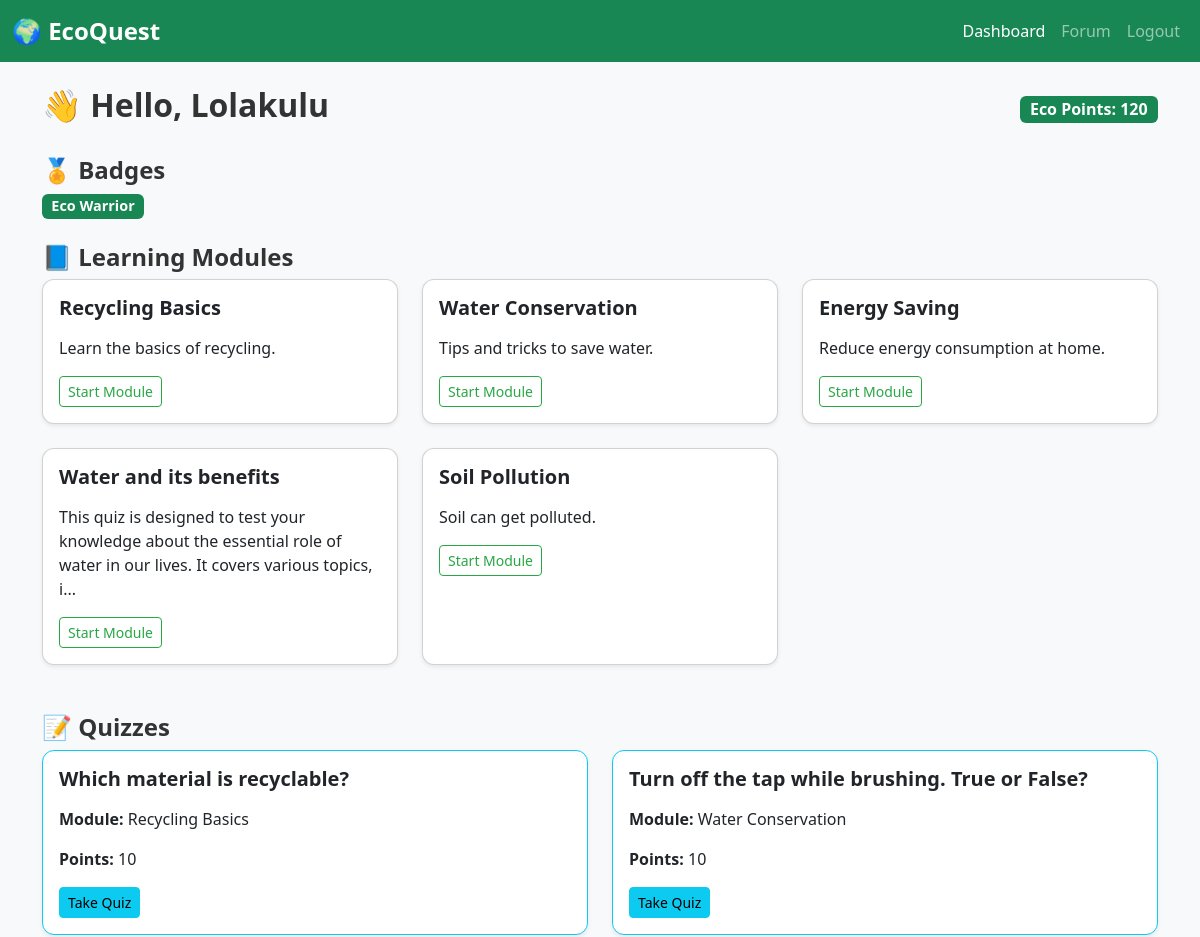
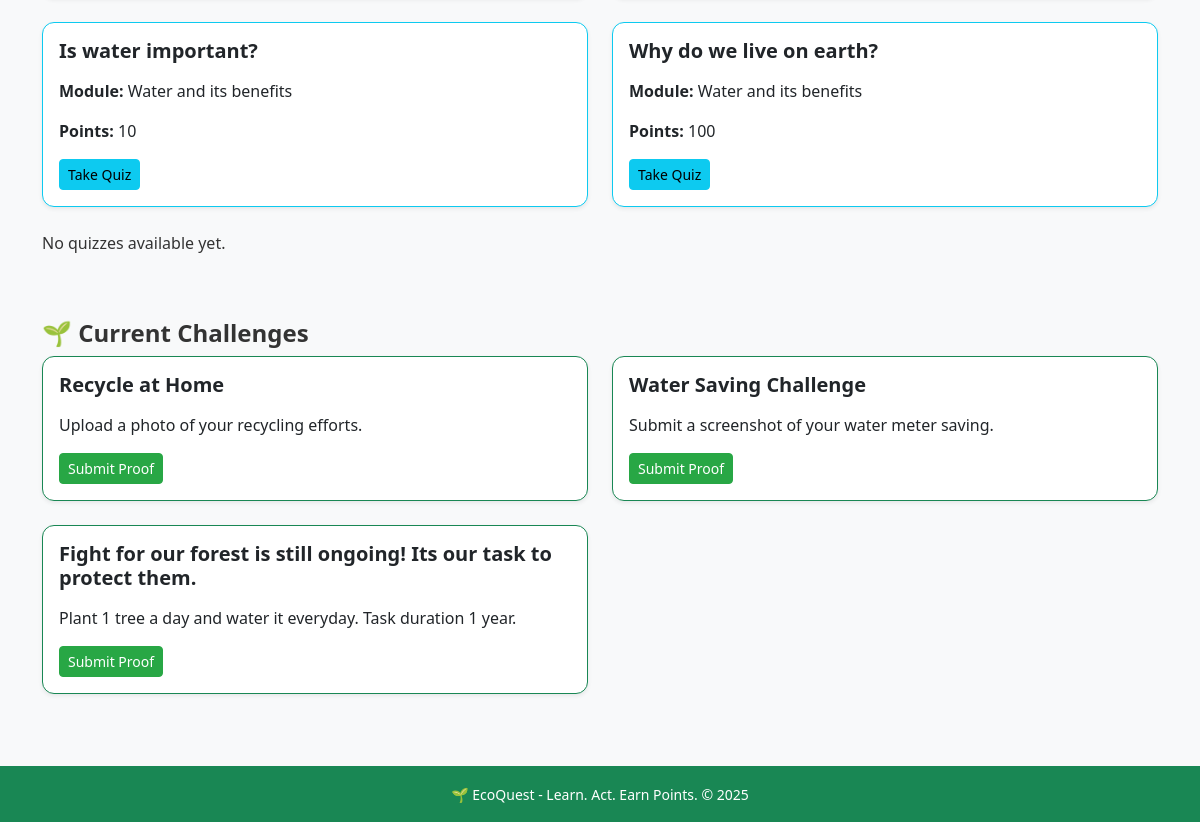
/dashboard (signed in), run on the app's committed database (2 pictures, top to bottom).
### models.py (models this page shows, shortened)
class User(db.Model, UserMixin):
    __tablename__ = "user"
    id = db.Column(db.Integer, primary_key=True)
    name = db.Column(db.String(120), nullable=False)
    email = db.Column(db.String(120), unique=True, nullable=False)
    password = db.Column(db.String(200), nullable=False)
    role = db.Column(db.String(20), default="student")
    eco_points = db.Column(db.Integer, default=0)
    submissions = db.relationship("Submission", backref="user", lazy=True)
    forum_posts = db.relationship("ForumPost", backref="author", lazy=True)

class Module(db.Model):
    __tablename__ = "module"
    id = db.Column(db.Integer, primary_key=True)
    title = db.Column(db.String(200), nullable=False)
    description = db.Column(db.Text)
    content = db.Column(db.Text)
    quizzes = db.relationship("Quiz", backref="module", lazy=True)

class Quiz(db.Model):
    __tablename__ = "quiz"
    id = db.Column(db.Integer, primary_key=True)
    module_id = db.Column(db.Integer, db.ForeignKey("module.id"), nullable=False)
    question = db.Column(db.Text, nullable=False)
    options = db.Column(db.Text)  # store as JSON string
    correct_answer = db.Column(db.String(200))
    points = db.Column(db.Integer, default=10)

class Challenge(db.Model):
    __tablename__ = "challenge"
    id = db.Column(db.Integer, primary_key=True)
    title = db.Column(db.String(200), nullable=False)
    description = db.Column(db.Text)
    points = db.Column(db.Integer, default=20)
    submissions = db.relationship("Submission", backref="challenge", lazy=True)

### app.py (the view, shortened to what this page needs)
@app.route("/dashboard")
@login_required
def dashboard():
    modules = Module.query.all()
    challenges = Challenge.query.all()
    leaderboard = User.query.filter_by(role="student").order_by(
        User.eco_points.desc()
    ).limit(5).all()
    return render_template(
        "dashboard_student.html",
        modules=modules,
        challenges=challenges,
        leaderboard=leaderboard,
    )

### app.py (called while the page is built)
@login_manager.user_loader
def load_user(user_id):
    return User.query.get(int(user_id))

@app.context_processor
def inject_now():
    return {"now": datetime.now}

### templates/dashboard_student.html (shortened to what this page needs)
{% extends "base.html" %}
{% block content %}
<div class="d-flex justify-content-between align-items-center mb-4">
    <h2>👋 Hello, {{ current_user.name }}</h2>
    <div>
        <span class="badge bg-success fs-6">Eco Points: {{ current_user.eco_points }}</span>
    </div>
</div>
<h4>🏅 Badges</h4>
<div class="mb-4">
    {% set badges = [] %}
    {% if current_user.eco_points >= 100 %} {% set _ = badges.append("Eco Warrior") %} {% endif %}
    {% if current_user.eco_points >= 200 %} {% set _ = badges.append("Green Hero") %} {% endif %}
    {% if current_user.eco_points >= 500 %} {% set _ = badges.append("Planet Protector") %} {% endif %}
    {% if badges %}
        {% for badge in badges %}
            <span class="badge bg-success me-2">{{ badge }}</span>
        {% endfor %}
    {% else %}
        <small>No badges earned yet. Start completing quizzes and challenges!</small>
    {% endif %}
</div>
<h4>📘 Learning Modules</h4>
<div class="row row-cols-1 row-cols-md-3 g-4 mb-5">
    {% for module in modules %}
    <div class="col">
        <div class="card h-100 shadow-sm">
            <div class="card-body">
                <h5 class="card-title">{{ module.title }}</h5>
                <p class="card-text">
                    {{ module.description[:120] }}{% if module.description|length > 120 %}...{% endif %}
                </p>
                <a href="{{ url_for('module_detail', module_id=module.id) }}" class="btn btn-outline-success btn-sm">
                    Start Module
                </a>
            </div>
        </div>
    </div>
    {% else %}
    <p>No modules available yet.</p>
    {% endfor %}
</div>
<h4>📝 Quizzes</h4>
<div class="row row-cols-1 row-cols-md-2 g-4 mb-5">
    {% set has_quizzes = false %}
    {% for module in modules %}
        {% for quiz in module.quizzes %}
            {% set has_quizzes = true %}
            <div class="col">
                <div class="card border-info h-100 shadow-sm">
                    <div class="card-body">
                        <h5 class="card-title">{{ quiz.question[:50] }}{% if quiz.question|length > 50 %}...{% endif %}</h5>
                        <p class="card-text"><strong>Module:</strong> {{ module.title }}</p>
                        <p class="card-text"><strong>Points:</strong> {{ quiz.points }}</p>
                        <a href="{{ url_for('quiz', quiz_id=quiz.id) }}" class="btn btn-info btn-sm">
                            Take Quiz
                        </a>
                    </div>
                </div>
            </div>
        {% endfor %}
    {% endfor %}
    {% if not has_quizzes %}
        <p>No quizzes available yet.</p>
    {% endif %}
</div>
<h4>🌱 Current Challenges</h4>
<div class="row row-cols-1 row-cols-md-2 g-4 mb-5">
    {% for challenge in challenges %}
    <div class="col">
        <div class="card border-success h-100 shadow-sm">
            <div class="card-body">
                <h5 class="card-title">{{ challenge.title }}</h5>
                <p class="card-text">
                    {{ challenge.description[:120] }}{% if challenge.description|length > 120 %}...{% endif %}
                </p>
                <a href="{{ url_for('challenge', challenge_id=challenge.id) }}" class="btn btn-success btn-sm">
                    Submit Proof
                </a>
            </div>
        </div>
    </div>
    {% else %}
    <p>No challenges available yet.</p>
    {% endfor %}
</div>
{% endblock %}

### static/css/styles.css (style rules this page uses)
body { font-family: 'Segoe UI', Tahoma, Geneva, Verdana, sans-serif; background-color: #f8f9fa; color: #333; }
.card { border-radius: 0.75rem; }
.card-title { font-weight: 600; margin-bottom: 1rem; }
.btn-success { background-color: #28a745; border-color: #28a745; }
.btn-outline-success { color: #28a745; border-color: #28a745; }
.badge { font-size: 0.9rem; }
h2, h4, h5 { font-weight: 600; }

### data on the page
User: name "Lolakulu", eco_points "120"
Module: title "Recycling Basics", description "Learn the basics of recycling."
Module: title "Water Conservation", description "Tips and tricks to save water."
Module: title "Energy Saving", description "Reduce energy consumption at home."
Module: title "Water and its benefits", description "This quiz is designed to test your knowledge about the essential role of water in our lives. It covers various topics, i"
Module: title "Soil Pollution", description "Soil can get polluted."
Quiz: question "Which material is recyclable?", points "10"
Quiz: question "Turn off the tap while brushing. True or False?", points "10"
Quiz: question "Is water important?", points "10"
Quiz: question "Why do we live on earth?", points "100"
Challenge: title "Recycle at Home", description "Upload a photo of your recycling efforts."
Challenge: title "Water Saving Challenge", description "Submit a screenshot of your water meter saving."
Challenge: title "Fight for our forest is still ongoing! Its our task to protect them.", description "Plant 1 tree a day and water it everyday. Task duration 1 year."

### other printed values
{{ badge }} "Eco Warrior"
